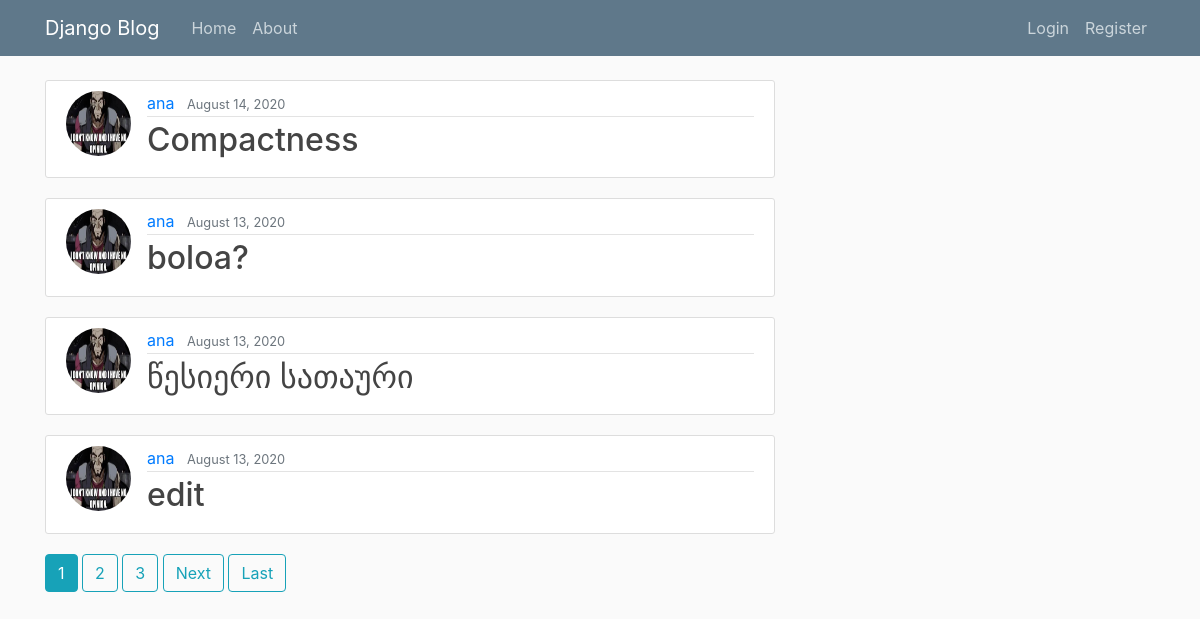
Screenshot of /blog/ with the database file from the repository.
### blog/models.py (models this page shows, shortened)
class Post(models.Model):
    title = models.CharField(max_length=100)
    content = models.TextField()
    date_posted = models.DateTimeField(default=timezone.now)
    author = models.ForeignKey(User, on_delete=models.CASCADE)

### user/models.py (models this page shows, shortened)
class Profile(models.Model):
    user = models.OneToOneField(User, on_delete=models.CASCADE)
    image = models.ImageField(default='default.jpg', upload_to='profile_pics')

### blog/views.py (the view)
# urls.py: path("", PostListView.as_view(), name="blog-home"),
class PostListView(ListView):
    model = Post
    template_name = 'blog/home.html'
    context_object_name = 'posts'
    ordering = ['-date_posted']
    paginate_by = 4

### templates/blog/home.html (shortened to what this page needs)
{% extends "blog/base.html"%}
{% block content %}
    {%for post in posts%}
        <article class="media content-section">
            <img class="rounded-circle article-img" src="{{ post.author.profile.image.url }}">
            <div class="media-body">
            <div class="article-metadata">
              <a class="mr-2" href="{% url 'user-posts' post.author.username %}">{{ post.author }}</a>
              <small class="text-muted">{{ post.date_posted|date:"F d, Y" }}</small>
            </div>
            <h2><a class="article-title" href="{% url 'post-detail' post.id %}">{{ post.title }}</a></h2>
          </div>
        </article>
    {% endfor %}
     {% if is_paginated %}
         {% for num in page_obj.paginator.page_range %}
             {% if page_obj.number == num %}
                 <a class="btn btn-info mb-4" href="?page={{ num }}">{{ num }}</a>
             {% else %}
                <a class="btn btn-outline-info mb-4" href="?page={{ num }}">{{ num }}</a>
            {% endif %}
         {% endfor %}
         {% if page_obj.has_next %}
           <a class="btn btn-outline-info mb-4" href="?page={{page_obj.next_page_number }}">Next</a>
           <a class="btn btn-outline-info mb-4" href="?page={{ page_obj.paginator.num_pages}}">Last</a>
        {% endif %}
    {% endif %}
{% endblock content %}

### templates/blog/base.html (shortened to what this page needs)
{% load static %}
<html>
<head>
    <link rel="stylesheet" href="https://maxcdn.bootstrapcdn.com/bootstrap/4.0.0/css/bootstrap.min.css">
    <link rel="stylesheet" type="text/css" href="{% static 'blog/main.css'%}">
</head>
<body>
        <header class="site-header">
          <nav class="navbar navbar-expand-md navbar-dark bg-steel fixed-top">
            <div class="container">
              <a class="navbar-brand mr-4" href="{% url 'blog-home'%}">Django Blog</a>
              <div class="collapse navbar-collapse" id="navbarToggle">
                <div class="navbar-nav mr-auto">
                  <a class="nav-item nav-link" href="{% url 'blog-home'%}">Home</a>
                  <a class="nav-item nav-link" href="{% url 'blog-about'%}">About</a>
                </div>
                <div class="navbar-nav">
                  {% if user.is_authenticated %}
                      <a class="nav-item nav-link" href="{% url 'post-create' %}">New Post</a>
                      <a class="nav-item nav-link" href="{% url 'profile' %}">Profile</a>
                      <a class="nav-item nav-link" href="{% url 'logout' %}">Logout</a>
                  {% else %}
                      <a class="nav-item nav-link" href="{% url 'login' %}">Login</a>
                      <a class="nav-item nav-link" href="{% url 'register' %}">Register</a>
                  {% endif %}
                </div>
              </div>
            </div>
          </nav>
        </header>
        <main role="main" class="container">
      <div class="row">
        <div class="col-md-8">
          {% block content %}{% endblock %}
        </div>
      </div>
    </main>
</body>
</html>

### blog/static/blog/main.css (style rules this page uses)
body { background: #fafafa; color: #333333; margin-top: 5rem; }
h1, h2, h3, h4, h5, h6 { color: #444444; }
.bg-steel { background-color: #5f788a; }
.site-header .navbar-nav .nav-link { color: #cbd5db; }
.content-section { background: #ffffff; padding: 10px 20px; border: 1px solid #dddddd; border-radius: 3px; margin-bottom: 20px; }
.article-title { color: #444444; }
.article-img { height: 65px; width: 65px; margin-right: 16px; }
.article-metadata { padding-bottom: 1px; margin-bottom: 4px; border-bottom: 1px solid #e3e3e3 }

### rows the page displays
Post: author.profile.image (picture), author "ana", date_posted "August 14, 2020", title "Compactness"
Post: author.profile.image (picture), author "ana", date_posted "August 13, 2020", title "boloa?"
Post: author.profile.image (picture), author "ana", date_posted "August 13, 2020", title "წესიერი სათაური"
Post: author.profile.image (picture), author "ana", date_posted "August 13, 2020", title "edit"

### other values shown
{{ num }} "1"
{{ num }} "2" "3"
